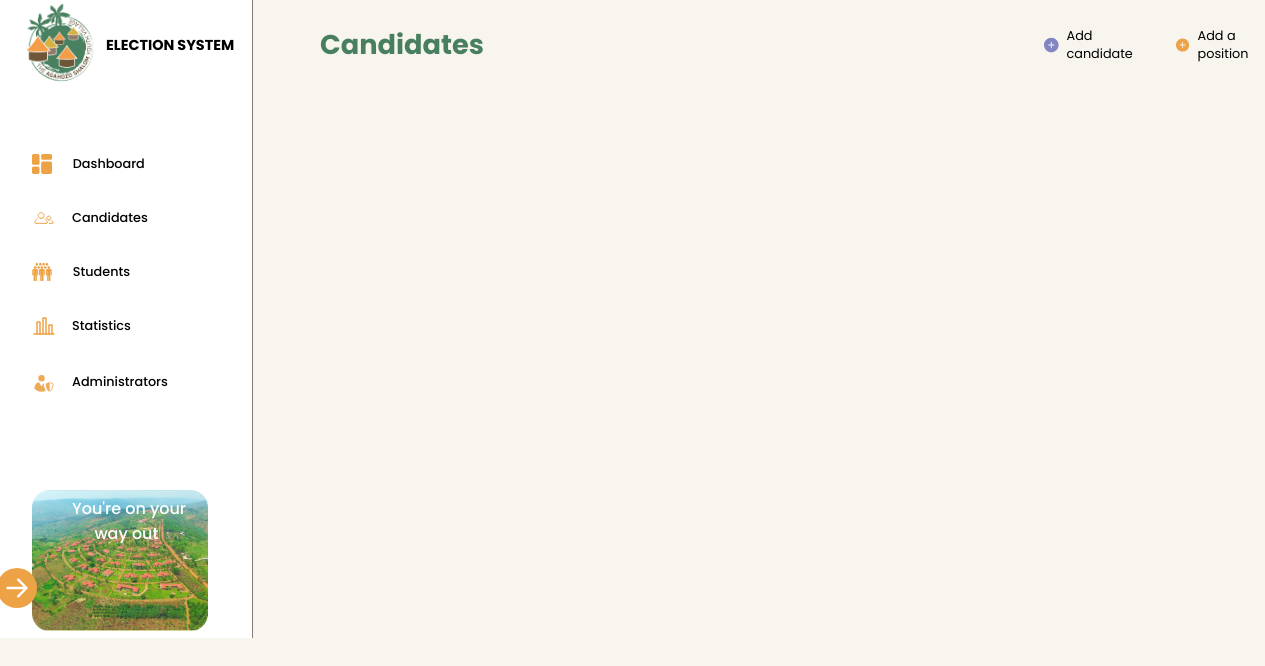
The app's page /adminRepresentativesPage.php (signed in), older data.
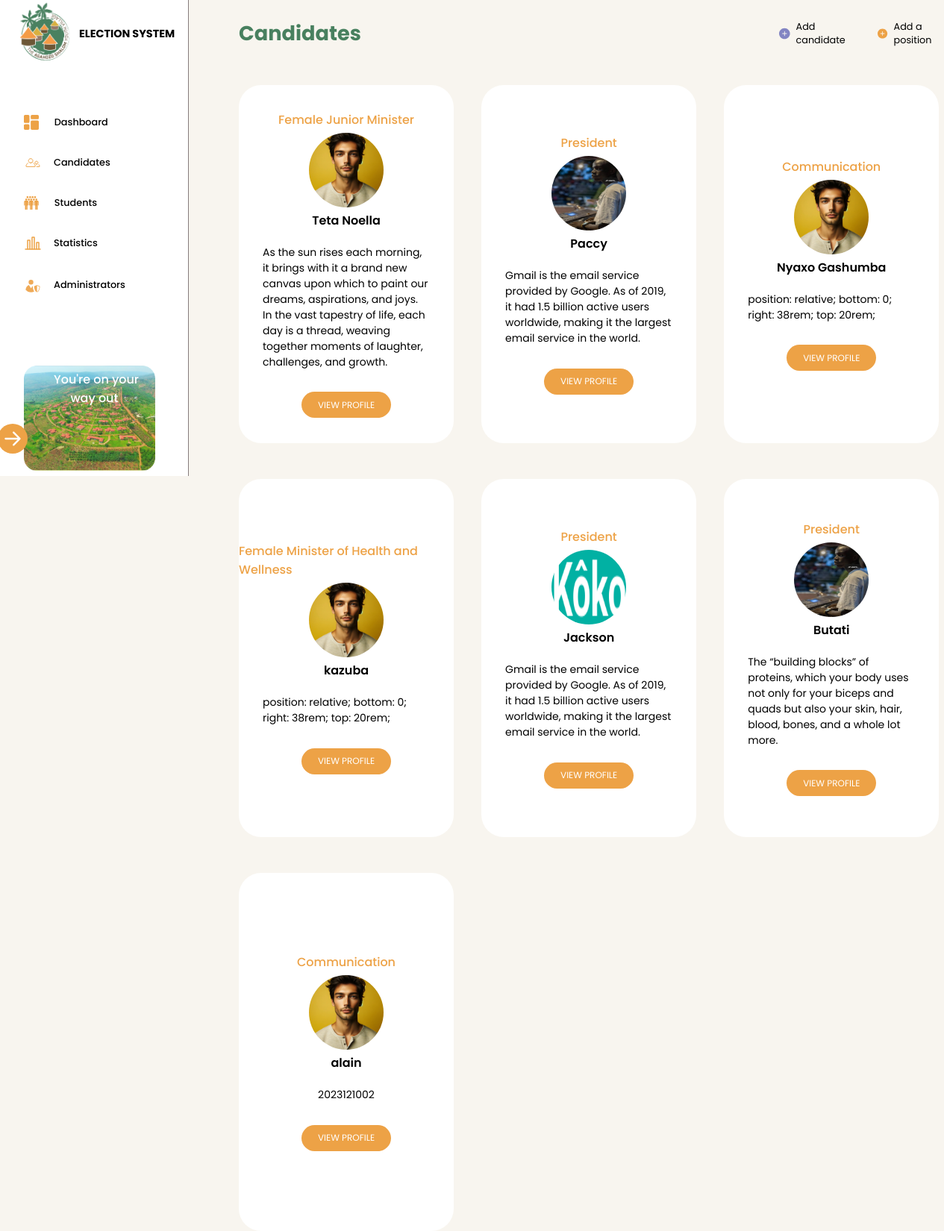
The same page, newer data.
### tables this page shows
CREATE TABLE `candidate` (
  `CandidateId` int(11) NOT NULL,
  `Name` varchar(255) NOT NULL,
  `Bio` varchar(255) NOT NULL,
  `Manifesto` varchar(255) NOT NULL,
  `PositionId` int(11) NOT NULL,
  `candimages` varchar(255) NOT NULL
);

CREATE TABLE `positions` (
  `positionId` int(11) NOT NULL,
  `Name` varchar(255) DEFAULT NULL
);

### adminRepresentativesPage.php (the view, shortened to what this page needs)
<!DOCTYPE html>
<html lang="en">
<head>
    <link rel="stylesheet" href="adminRepresentativesPage.css">
</head>
<body>
    <section class="mainContainer">
        <div class="navigationBar" style="border-right: 1.5px solid rgb(134 124 124);">
            <div class="logoDiv">
                <img src="./Assets/Agahozo+Shalom+Logo.png" alt="logo" style="height: 90px; width: 90px;">
                <h2>ELECTION SYSTEM</h2>
            </div>
            <ul>
                <li>
                    <div class="navigationLinks">
                        <a href="adminDashboard.php"><p style="margin-left: 0.3rem;">Dashboard</p></a>
                    </div>
                </li>
                <li>
                    <div class="navigationLinks">
                    <a href="adminRepresentativesPage.php"><p>Candidates</p></a>
                    </div>
                    </li>
                    <li>
                        <div class="navigationLinks">
                            <a href="adminStudentDashboard.php"><p style="margin-left: 0.3rem;">Students</p></a>
                        </div>
                    </li>
                <li>
                    <div class="navigationLinks">
                        <a href="adminStatisticPage.php"><p>Statistics</p></a>
                    </div>
                </li>
                <li>
                    <div class="navigationLinks">
                        <a href="addAdminPage.php"><p>Administrators</p></a>
                    </div>
                </li>
            </ul>
            <div>
                <div class="lastImg">
                    <img src="./Assets/Rectangle13.png" alt="logoout image" style="width: 100%; max-width: 70%; height: 100%; margin: 2rem 0 0 2rem; opacity: 90%;">
                </div>
                <p class="sleeve">You're on your <br><span>way out</span></p>
                <a href="front.php"></a>
            </div>
        </div>
        <div class="heroSection">
            <div class="rightNavBar" style="gap: 35rem;">
                <h1 style="font-family: 'Poppins', sans-serif; font-weight: 700; font-style: normal; color: #48805F; font-size: 1.7rem;">Candidates</h1>
                <div class="notProf" style="gap: 1.rem;">
                        <a href="#"><p style="font-size: 0.8em;" onclick="showPopup()">Add candidate</p></a>
                    <a href="#"><p onclick="showPop()" style="font-size: 0.8em;">Add a position</p></a>
                </div>
            </div>
            <div class="combinationCandidates">
                <?php
                    include('adminConn.php');
                    $query = "SELECT * FROM candidate ORDER BY Name Desc";
                    $record = mysqli_query($conn, $query);
                    while ($row = mysqli_fetch_assoc($record)) {
                        $query = "SELECT Name FROM positions WHERE positionId={$row['PositionId']}";
                        $record2 = mysqli_query($conn, $query);
                        $row2 = mysqli_fetch_assoc($record2);
                        echo "
                        <div class=\"cand1\">
                            <div class=\"profile\">
                                <h4 style=\"font-family: 'Poppins', sans-serif; font-weight: 500; font-style: normal; color: #EDA246;\">{$row2['Name']}</h4>
                                <img src=\"./Assets/candimages/{$row['candimages']}\" alt=\"\" height=\"100px\" width=\"100px\">
                                <p style=\"font-weight: 600;\">{$row['Name']}</p>
                            </div>
                            <div class=\"desc\">
                                <p>{$row['Bio']}</p>
                            </div>
                            <button>VIEW PROFILE</button>
                        </div>";
                    }
                ?>
            </div>
        </div>
    </section>
</body>
</html>

### adminRepresentativesPage.css (style rules this page uses)
* { padding: 0; box-sizing: border-box; font-family: "Poppins", sans-serif; font-style: normal; margin: 0; }
body { background-color: #F8F5EF; }
.mainContainer { display: flex; width: 100%; height: 100%; background-color: #F8F5EF; position: absolute; }
.navigationBar { width: 100%; max-width: 20%; position: fixed; background-color: #fff; border-right: 1.5px solid rgb(134 124 124); }
.heroSection { width: 100%; max-width: 100%; margin-left: 17rem; }
.logoDiv { display: flex; margin-left: 1rem; gap: 0rem; font-size: 0.6em; align-items: center; }
ul { display: flex; flex-direction: column; gap: 2rem; margin-top: 4rem; margin-bottom: 4rem; font-family: "Poppins", sans-serif; font-weight: 500; font-style: normal; font-size: .8rem; }
a { color: #000; text-decoration: none; }
a:link { color: #000; }
.navigationLinks { display: flex; flex-direction: row; align-items: center; gap: 1rem; margin-left: 2rem; }
.lastImg { position: relative; }
.sleeve { position: absolute; font-family: "Poppins", sans-serif; font-weight: 500; font-style: normal; color: #fff; top: 31rem; left: 4.5rem; z-index: 2; }
span { margin-left: 1.4rem; }
.logoutSvg { position: absolute; top: 35.5rem; left: -0.2rem; z-index: 2; animation: movingAnimation; }
.rightNavBar { display: flex; align-items: center; gap: 45rem; margin-left: 3rem; margin-top: 1.5rem; }
.notProf { display: flex; align-items: center; gap: 0.5rem; }
svg { position: relative; cursor: pointer; }
svg::after { content: '10'; border-radius: 100%; background-color: red; display: inline-block; width: 10px; height: 10px; }
.logoutSvg { animation: movingAnimation 5s infinite alternate; }
.combinationCandidates { display: grid; grid-template-columns: repeat(3, 1fr); gap: 2rem; width: 100%; max-width: 95%; margin: 3rem 0 2rem 3rem; row-gap: 3rem; }
.cand1 { display: flex; flex-direction: column; justify-content: center; align-items: center; background-color: #fff; border-radius: 30px; gap: 20px; width: 18rem; height: 30rem; padding: 0.8rem 0; transition: transform 0.3s; }
.profile { display: flex; flex-direction: column; justify-content: center; align-items: center; gap: 5px; }
.profile > img { border-radius: 50%; }
.desc { display: flex; flex-direction: column; justify-content: center; align-items: center; font-size: 14px; gap: 10px; padding: 0 2rem; }
button { display: flex; justify-content: center; align-items: center; height: 40px; width: 125px; background-color: #EDA246; color: white; border: none; border-radius: 30px; font-size: 14px; font-family: 'Poppins', sans-serif; cursor: pointer; }
button { display: flex; justify-content: center; align-items: center; height: 35px; width: 120px; background-color: #EDA246; color: white; border: none; border-radius: 30px; font-size: 12px; font-family: "Poppins", sans-serif; cursor: pointer; margin-top: 0.6rem; }

Row changes from the older to the newer data that the page shows:
added candidate: PositionId.Name "Female Junior Minister", candimages (picture), Name "Teta Noella", Bio "As the sun rises each morning, it brings with it a brand new canvas upon which to paint our dreams, aspirations, and joys. In the vast tapestry of life, each day is a thread, weaving together moments of laughter, challenges, and growth."
added candidate: PositionId.Name "President", candimages (picture), Name "Paccy", Bio "Gmail is the email service provided by Google. As of 2019, it had 1.5 billion active users worldwide, making it the largest email service in the world."
added candidate: PositionId.Name "Communication", candimages (picture), Name "Nyaxo Gashumba", Bio "position: relative; bottom: 0; right: 38rem; top: 20rem;"
added candidate: PositionId.Name "Female Minister of Health and Wellness", candimages (picture), Name "kazuba", Bio "position: relative; bottom: 0; right: 38rem; top: 20rem;"
added candidate: PositionId.Name "President", candimages (picture), Name "Jackson", Bio "Gmail is the email service provided by Google. As of 2019, it had 1.5 billion active users worldwide, making it the largest email service in the world."
added candidate: PositionId.Name "President", candimages (picture), Name "Butati", Bio "The “building blocks” of proteins, which your body uses not only for your biceps and quads but also your skin, hair, blood, bones, and a whole lot more."
added candidate: PositionId.Name "Communication", candimages (picture), Name "alain", Bio "2023121002"
